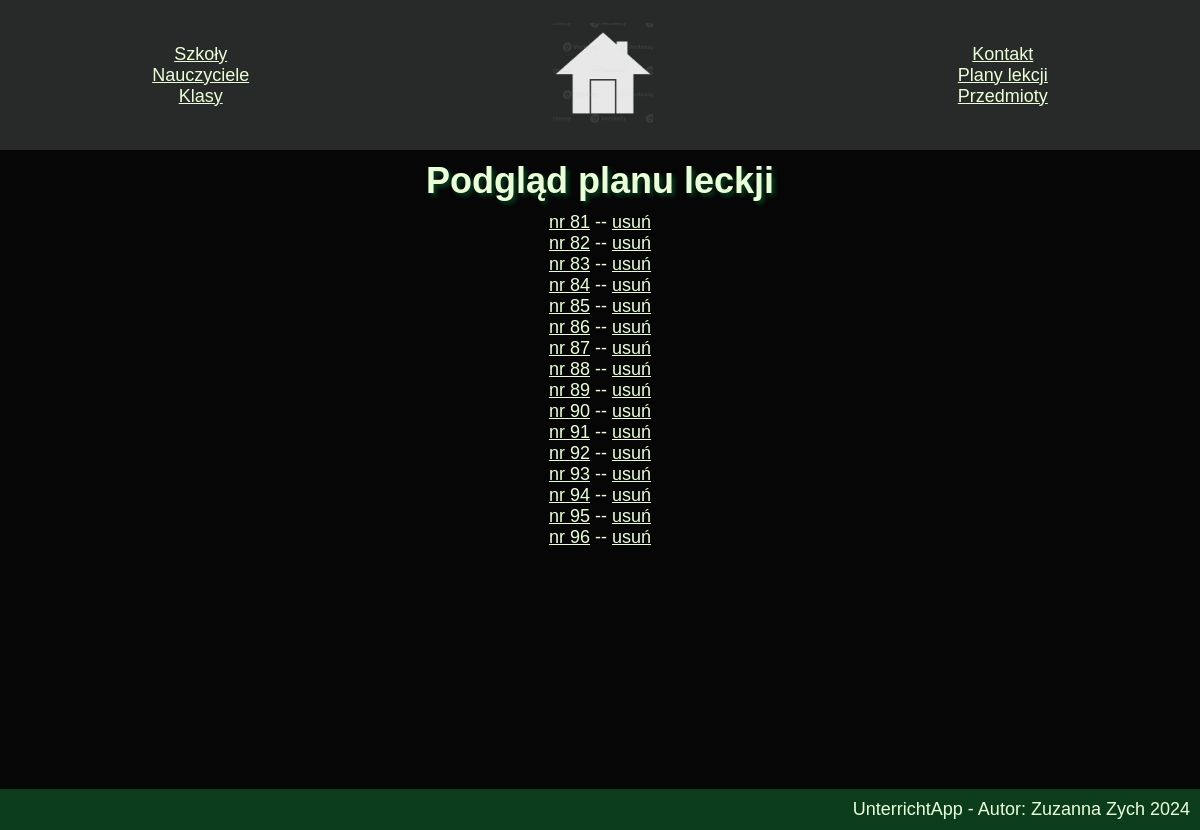
Page /choosePlan.php on the committed database.
### tables this page shows
CREATE TABLE `plan_lekcji` (
  `id` int(10) UNSIGNED NOT NULL
);

### getAll.php (called while the page is built, shortened)
<?php
global $conn;
$planyLekcji = [];
$sql = "SELECT * from plan_lekcji";
$r = mysqli_query($conn, $sql);
?>

### choosePlan.php (the view, shortened to what this page needs)
<!DOCTYPE html>
<html lang="pl">
<head>
     <link rel="stylesheet" href="styl.css">
</head>
<body>
     <?php
     include_once "func.php";
     include_once "conn.php";
     include_once "getAll.php";
     ?>
    <h2 class="pageFunc center">Podgląd planu leckji</h2>
    <div class="main longList">
        <ul>
        <?php
        $i = 1;
        foreach ($planyLekcji as $key => $value) {
          if (($i-1)%10 == 0) {
               echo "<div class='breakup'>";
          }
          if ($i == 1) {
               $anchor = "id='firstEl'";
          } else {
               $anchor = "";
          }
            echo "<li><a href='pokazPlan.php?id=".$value['id']."&src=show' $anchor>nr ".$value['id']."</a> -- <a href='usuPlan.php?id=".$value['id']."'>usuń</a></li>";
            if ($i%10 == 0) {
               echo "</div>";
          }
            $i++;
        }
        ?>
        </ul>
     </div>
</body>
</html>

### styl.css (style rules this page uses)
:root { --kolor-tla: #060607; --kolor-tekstu: #EAFFD9; --kolor-akcent-jasny: #219147; --kolor-akcent-jasny-szary: #536158; --kolor-akcent-ciemny-szary: #272a28; --kolor-akcent-ciemny: #0b3d1c; --zdj-banner: url("zdj/zielone-liscie-tlo.jpg"); --wielkosc-tekstu: 16px; --wielkosc-h1: calc(var(--wielkosc-tekstu) * 1.5); --wielkosc-h2: calc(var(--wielkosc-tekstu) * 2); --wielkosc-h3: calc(var(--wielkosc-tekstu) * 3); --p-margin: 270px; }
body { min-height: 100vh; width: 100%; box-sizing: border-box; }
* { margin: 0; padding: 0; font-size: var(--wielkosc-tekstu); background-color: var(--kolor-tla); color: var(--kolor-tekstu); box-sizing: border-box; font-family: 'Trebuchet MS', 'Lucida Sans Unicode', 'Lucida Grande', 'Lucida Sans', Arial, sans-serif; }
h2 { font-size: var(--wielkosc-h2); }
h1,h2,h3,h4,h5,h6 { margin: 10px 0px 10px 0px; }
.pageFunc { text-shadow: var(--kolor-akcent-ciemny) 3px 3px 4px ; }
.center { text-align: center; }
.main { text-align: center; padding-bottom: 100px; }
.longList li::marker { content: none; }
.breakup { display: flex; flex-direction: column; justify-content: space-around; }
body { margin-bottom: 30px; }
@media only screen and (max-width: 2600px) { :root { --wielkosc-tekstu:18px } }

### rows in the picture
plan_lekcji: id "81"
plan_lekcji: id "82"
plan_lekcji: id "83"
plan_lekcji: id "84"
plan_lekcji: id "85"
plan_lekcji: id "86"
plan_lekcji: id "87"
plan_lekcji: id "88"
plan_lekcji: id "89"
plan_lekcji: id "90"
plan_lekcji: id "91"
plan_lekcji: id "92"
plan_lekcji: id "93"
plan_lekcji: id "94"
plan_lekcji: id "95"
plan_lekcji: id "96"
